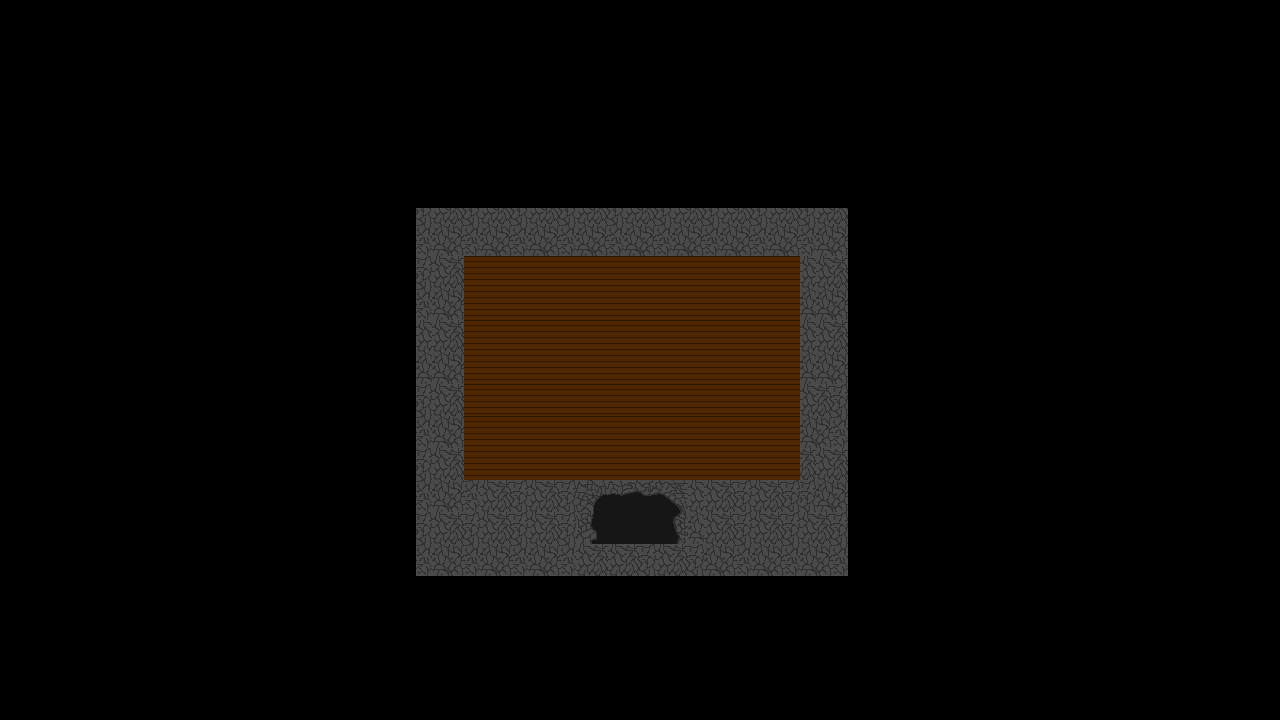

A 2D game scene composited from a Tiled map and its tileset images. What follows is a short description and the map's XML, with each tile layer's data collapsed to a summary:
An orthogonal 80x45 tile map with 16x16 px tiles, 3 tile layers (terrain, zone, bloquant) and 1 object.

<map version="1.5" tiledversion="1.5.0" orientation="orthogonal" renderorder="right-down" width="80" height="45" tilewidth="16" tileheight="16" infinite="0" nextlayerid="5" nextobjectid="4">
 <editorsettings>
  <export target="../house_1.json" format="json" />
 </editorsettings>
 <tileset firstgid="1" name="tileset_placeholder" tilewidth="16" tileheight="16" tilecount="100" columns="25">
  <image source="../assets/tileset_placeholder.png" width="400" height="64" />
 </tileset>
 <layer id="3" name="terrain" width="80" height="45">
  <data>[3600 cells, 308 non-empty, 18 distinct tile ids]</data>
 </layer>
 <objectgroup id="4" name="item">
  <object id="3" x="522.776" y="303.974" />
 </objectgroup>
 <layer id="2" name="zone" width="80" height="45">
  <data>[3600 cells, 28 non-empty, 28 distinct tile ids]</data>
 </layer>
 <layer id="1" name="bloquant" width="80" height="45">
  <data>[3600 cells, 285 non-empty, 12 distinct tile ids]</data>
 </layer>
</map>
